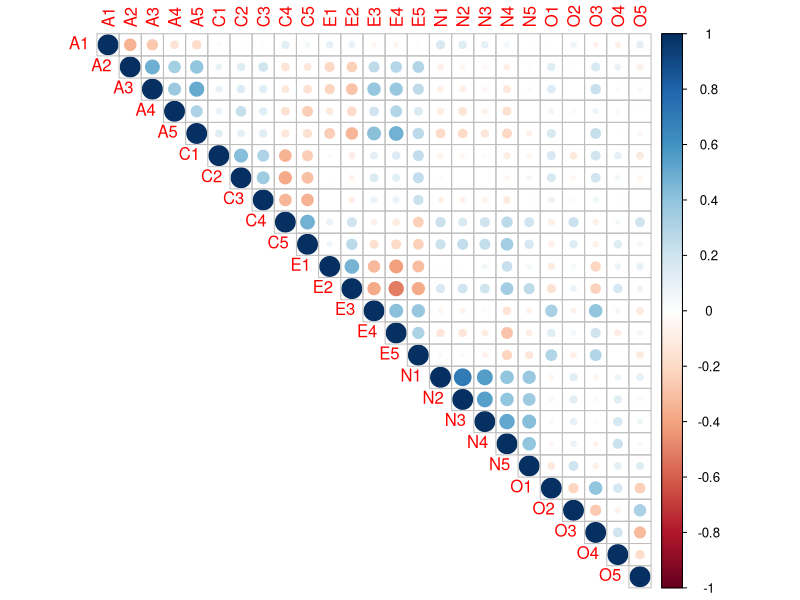

Here is the R script that generated this plot:
# PSGE 7711: Week 3
# Calculating Correlations with BFI data


# install or load packages into library
# install.packages("psych")
library(psych)
# install.packages("corrplot")
library(corrplot)

# For this activity, we'll be using the Big Five Inventory (BFI) data available in the psych package.
# Here are some details about this dataset: https://www.rdocumentation.org/packages/psych/versions/2.2.5/topics/bfi
# Note that some items are nregatively keyed, so before we caluclate total/mean scale scores, 
# we need to find out which ones must be revser coded.


# This function allows us to access the BFI data from the psych package:
## we are only interested in the first 25 columns so we're going to subset just those
bfi_data <- as.data.frame(psych::bfi)[c(1:25)]



# lets look at the data
print(bfi_data)
View(bfi_data)

# check the structure of the data
str(bfi_data)

# get the variables names
names(bfi_data)

# get a quick snapshot of the descriptives
psych::describe(bfi_data)


# now, let's calculate the correlations between items
cor(bfi_data, use = "pairwise.complete.obs")

# creating a corrplot
corrplot(cor(bfi_data, use = "pairwise.complete.obs"), 
         order = "original", 
         type = "upper")
